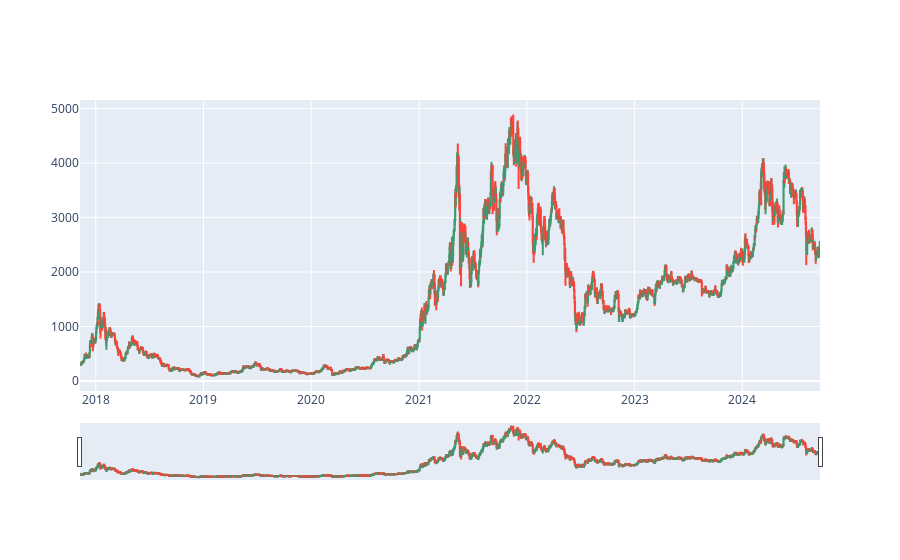

The cell this chart's notebook holds for it:
### Code cell
fig = go.Figure(data=[go.Candlestick(x=data['Date'],
                open=data['Open'], high=data['High'],
                low=data['Low'], close=data['Price'])
                      ])
fig.show()

### Figure 1 — Plotly figure (JSON) as saved in the notebook; plotly's stock layout.template omitted (floating-point values rounded to 4 significant figures; data arrays with more than 128 entries replaced by an {"elided": "..."} marker saying what was removed)
{"data": [{"close": {"elided": "2508 float values"}, "high": {"elided": "2508 float values"}, "low": {"elided": "2508 float values"}, "open": {"elided": "2508 float values"}, "type": "candlestick", "x": {"elided": "2508 str values"}}], "layout": {}}
